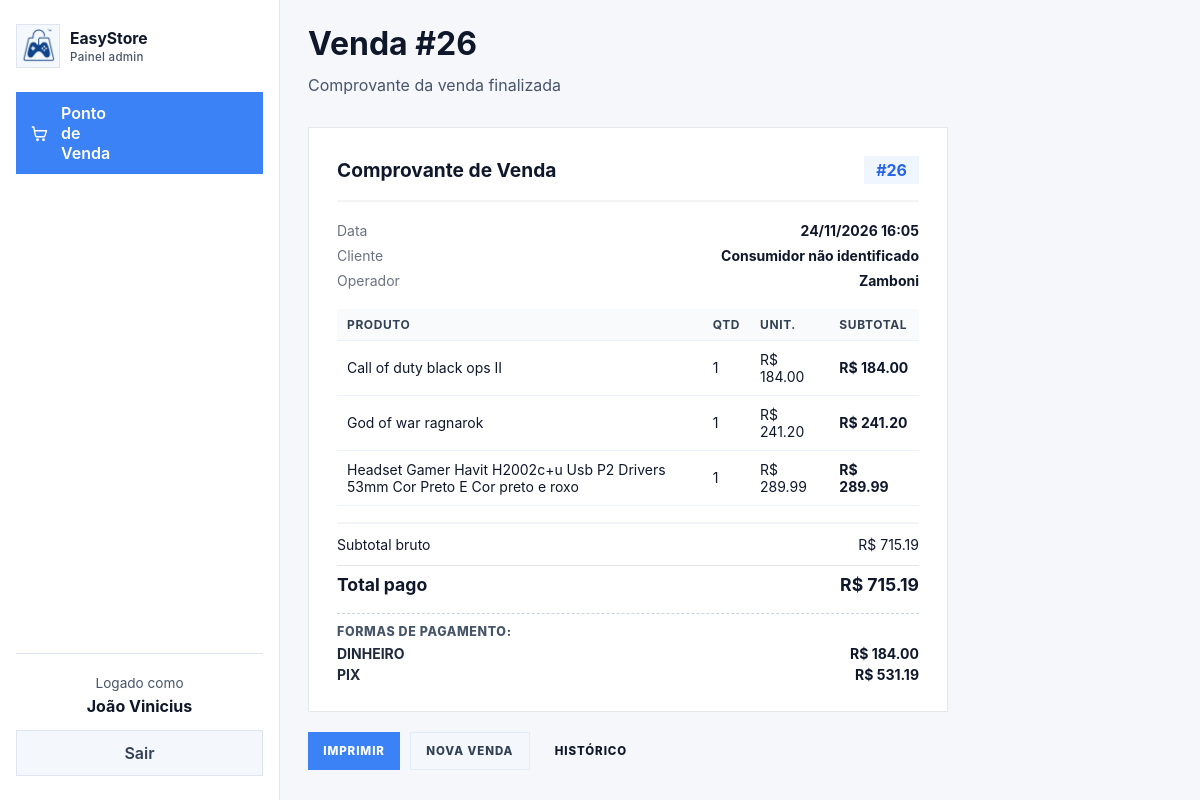
Page /pdv/venda/26 (signed in) on the committed database.
### app/models/venda.py (models this page shows, shortened)
class Venda(Base):
    __tablename__ = "vendas"
    id = Column(
        Integer,
        primary_key=True,
        index=True
    )
    cliente_id = Column(
        Integer,
        ForeignKey("clientes.id", ondelete="SET NULL"),
        nullable=True
    )
    usuario_id = Column(
        Integer,
        ForeignKey("usuarios.id", ondelete="SET NULL"),
        nullable=True
    )
    desconto_percentual = Column(
        Float,
        nullable=False,
        default=0.0
    )
    total_bruto = Column(
        Float,
        nullable=False,
        default=0.0
    )
    total_liquido = Column(
        Float,
        nullable=False,
        default=0.0
    )
    observacao = Column(
        String(255),
        nullable=True
    )
    criado_em = Column(
        DateTime,
        server_default=func.now()
    )
    chave_idempotencia = Column(
        String(64),
        nullable=True,
        unique=True,
        index=True,
    )
    cliente = relationship(
        "Cliente",
        back_populates="vendas"
    )
    usuario = relationship(
        "Usuario",
        backref="vendas"
    )
    itens = relationship(
        "ItemVenda",
        back_populates="venda",
        cascade="all, delete-orphan"
    )
    pagamentos = relationship(
        "Pagamento",
        back_populates="venda",
        cascade="all, delete-orphan"
    )

class ItemVenda(Base):
    __tablename__ = "itens_venda"
    id = Column(
        Integer,
        primary_key=True,
        index=True
    )
    venda_id = Column(
        Integer,
        ForeignKey("vendas.id", ondelete="CASCADE"),
        nullable=False
    )
    produto_id = Column(
        Integer,
        ForeignKey("produtos.id", ondelete="SET NULL"),
        nullable=True
    )
    produto_nome = Column(
        String(150),
        nullable=False
    )
    quantidade = Column(
        Integer,
        nullable=False
    )
    preco_unitario = Column(
        Float,
        nullable=False
    )
    venda = relationship(
        "Venda",
        back_populates="itens"
    )
    produto = relationship(
        "Produto",
        backref="itens_venda"
    )

### app/models/usuario.py (models this page shows)
class Usuario(Base):
    __tablename__ = "usuarios"
    id = Column(Integer, primary_key=True, autoincrement=True)
    nome = Column(String(167), nullable=False)
    email = Column(String(167), unique=True, index=True, nullable=False)
    senha_hash = Column(String(255), nullable=False)
    role = Column(String(20), nullable=False, default="operador")
    ativo = Column(Boolean, default=True)
    criado_em = Column(DateTime, server_default=func.now())
    xp_total = Column(Integer, nullable=False, default=0)
    nivel = Column(Integer, nullable=False, default=1)
    moedas_resgate = Column(Integer, nullable=False, default=0)
    cliente_perfil = relationship(
        "Cliente",
        back_populates="usuario",
        uselist=False,
    )

### app/models/pagamento.py (models this page shows)
class Pagamento(Base):
    __tablename__ = "pagamentos"
    id = Column(Integer, primary_key=True, index=True)
    venda_id = Column(
        Integer,
        ForeignKey("vendas.id", ondelete="CASCADE"),
        nullable=False
    )
    forma = Column(String(30), nullable=False)
    valor = Column(Float, nullable=False)
    valor_recebido = Column(Float, nullable=True)
    troco = Column(Float, nullable=True)
    parcelado = Column(Boolean, nullable=False, default=False)
    numero_parcelas = Column(Integer, nullable=True, default=1)
    valor_parcela = Column(Float, nullable=True)
    venda = relationship(
        "Venda",
        back_populates="pagamentos"
    )
    parcelas_detalhe = relationship(
        "PagamentoParcela",
        back_populates="pagamento",
        cascade="all, delete-orphan",
        order_by="PagamentoParcela.numero",
    )

### app/controllers/pdv_controller.py (the view)
@router.get("/venda/{venda_id}")
def detalhe_venda(
    venda_id: int,
    request: Request,
    db: Session = Depends(get_db),
    usuario=Depends(get_admin_ou_operador)
):
    venda = (
        db.query(Venda)
        .filter(
            Venda.id == venda_id
        )
        .first()
    )
    if not venda:
        return RedirectResponse(
            url="/pdv",
            status_code=302
        )
    return templates.TemplateResponse(
        request,
        "admin/comprovante.html",
        {
            "request": request,
            "usuario": usuario,
            "venda": venda,
            "page_title":
                f"Venda #{venda.id}",
            "page_subtitle":
                "Comprovante da venda finalizada",
            "css_path":
                "css/vendas.css",
            "active": "pos",
        }
    )

### app/templates/admin/comprovante.html (shortened to what this page needs)
{% extends "admin/base.html" %}
{% block content %}
<div class="comprovante-wrapper">
  <div class="comprovante-card" id="comprovante-print">
    <div class="comprovante-header">
      <h2>Comprovante de Venda</h2>
      <span class="comprovante-id">#{{ venda.id }}</span>
    </div>
    <div class="comprovante-meta">
      <div class="meta-row">
        <span>Data</span>
        <strong>{{ venda.criado_em.strftime('%d/%m/%Y %H:%M') if venda.criado_em else '—' }}</strong>
      </div>
      <div class="meta-row">
        <span>Cliente</span>
        <strong>{{ venda.cliente.nome if venda.cliente else 'Consumidor não identificado' }}</strong>
      </div>
      <div class="meta-row">
        <span>Operador</span>
        <strong>{{ venda.usuario.nome if venda.usuario else '—' }}</strong>
      </div>
    </div>
    <table class="comprovante-table">
      <thead>
        <tr>
          <th>Produto</th>
          <th>Qtd</th>
          <th>Unit.</th>
          <th>Subtotal</th>
        </tr>
      </thead>
      <tbody>
        {% for item in venda.itens %}
        <tr>
          <td>{{ item.produto_nome }}</td>
          <td>{{ item.quantidade }}</td>
          <td>R$ {{ "%.2f"|format(item.preco_unitario) }}</td>
          <td><strong>R$ {{ "%.2f"|format(item.subtotal) }}</strong></td>
        </tr>
        {% endfor %}
      </tbody>
    </table>
    <div class="comprovante-totais">
      <div class="total-row">
        <span>Subtotal bruto</span>
        <span>R$ {{ "%.2f"|format(venda.total_bruto) }}</span>
      </div>
      <div class="total-row total-final">
        <span>Total pago</span>
        <strong>R$ {{ "%.2f"|format(venda.total_liquido) }}</strong>
      </div>
      {% if venda.pagamentos %}
      <div class="pagamentos-comprovante-box">
        <span class="pagamentos-comprovante-titulo">Formas de Pagamento:</span>
        {% for pag in venda.pagamentos %}
        <div class="total-row pagamento-detalhe-row">
          <span>{% if pag.forma == 'cartao_credito' %}Cartão de crédito{% else %}{{ pag.forma|upper }}{% endif %}</span>
          <strong>R$ {{ "%.2f"|format(pag.valor) }}</strong>
        </div>
        {% endfor %}
      </div>
      {% endif %}
    </div>
  </div>
  <div class="comprovante-actions no-print">
    <button onclick="window.print()" class="btn btn-primary">Imprimir</button>
    <a href="/pdv" class="btn btn-secondary">Nova venda</a>
    <a href="/pdv/historico" class="btn btn-outline">Histórico</a>
  </div>
</div>
{% endblock %}

### app/static/css/admin.css (style rules this page uses)
:root { --bg: #edf2ff; --surface: #ffffff; --surface-soft: #f8fafc; --text: #102a43; --muted: #64748b; --primary: #2563eb; --primary-dark: #1d4ed8; --success: #16a34a; --warning: #f59e0b; --danger: #dc2626; --radius: 12px; --shadow: 0 12px 30px rgba(15, 23, 42, 0.08); --transition: 0.25s ease; --color-dark: #0262bd; --color-primary: #3fa1fc; }
* { box-sizing: border-box; margin: 0; padding: 0; }
html, body { min-height: 100%; background: var(--bg); color: var(--text); font-family: 'Poppins', sans-serif; }
body { overflow-x: hidden; }
a { color: inherit; text-decoration: none; }
button { cursor: pointer; font: inherit; }
.btn { align-items: center; border: none; border-radius: 10px; display: inline-flex; justify-content: center; padding: 14px 22px; transition: transform var(--transition), box-shadow var(--transition), opacity var(--transition); }
.btn-primary { background-color: var(--primary); box-shadow: 0 16px 40px rgba(37, 99, 235, 0.22); color: #ffffff; }
.btn-secondary { background: var(--surface); box-shadow: 0 12px 28px rgba(15, 23, 42, 0.08); color: var(--text); }

### app/static/css/admin-theme.css (style rules this page uses)
:root { --bg: #f5f7fb; --bg-strong: #edf4ff; --surface: #ffffff; --surface-strong: #ffffff; --surface-soft: #f4f7fb; --border: rgba(59, 130, 246, 0.10); --shadow: 0 18px 42px rgba(15, 23, 42, 0.04); --text: #0f172a; --muted: #475569; --muted-strong: #334155; --primary: #3b82f6; --primary-hover: #2563eb; --primary-soft: rgba(59, 130, 246, 0.08); --primary-soft-strong: rgba(59, 130, 246, 0.12); --success: #0f766e; --warning: #f59e0b; --danger: #dc2626; --radius: 0; --radius-xl: 0; --radius-lg: 0; --radius-md: 0; --shadow: 0 18px 42px rgba(15, 23, 42, 0.04); --surface-muted: var(--surface-soft); --primary-dark: var(--primary-hover); --color-dark: #0f172a; --color-primary: var(--primary); --pos-bg: var(--bg); --pos-surface: var(--surface); --pos-surface-muted: var(--surface-soft); --pos-border: #dfe5ef; --pos-border-strong: #c8d1df; --pos-text: var(--text); --pos-muted: var(--muted); --pos-primary: var(--primary); --pos-primary-dark: var(--primary-hover); --pos-success: var(--success); --pos-danger: var(--danger); --pos-warning: var(--warning); --pos-radius: 0; --pos-radius-lg: 0; }
*, *::before, *::after { border-radius: 0 !important; }
html, body { background: var(--bg) !important; color: var(--text) !important; font-family: "Inter", "Poppins", Arial, sans-serif !important; }
body { overflow-x: hidden; }
.table-row.header, .table thead, thead, .produto-card-media, .carrinho-itens, .search-box input.form-control, .form-control, input, select, textarea { background: var(--surface-soft) !important; color: var(--text) !important; }
.table-row, .latest-sales-row, th, td { border-color: var(--border) !important; }
.table-row.header, .latest-sales-row.header, th, label, .form-group label, .form-group-modal label { color: var(--muted-strong) !important; }
.btn, button, .btn-primary, .btn-secondary, .btn-success, .btn-warning, .btn-danger, .btn-large, .btn-editar-variacao { box-shadow: none !important; }
.btn-primary, .btn-success, .btn-large.btn-primary, .variacao-edit .btn-salvar { background: var(--primary) !important; border-color: var(--primary) !important; color: #ffffff !important; }
.btn-secondary, .btn-editar-variacao { background: var(--surface-soft) !important; border: 1px solid var(--border) !important; color: var(--muted-strong) !important; }
.admin-content .btn { font-size: 0.72rem; font-weight: 800; letter-spacing: 0.08em; min-height: 38px; padding: 0.65rem 0.95rem; text-transform: uppercase; }

### app/static/css/global-loading.css (style rules this page uses)
:root { --loading-brand: #2563eb; --loading-brand-dark: #0f172a; --loading-overlay-light: rgba(248, 250, 252, 0.86); --loading-overlay-dark: rgba(15, 23, 42, 0.72); }

### rows in the picture
Venda: id "26", criado_em "24/11/2026 16:05", total_bruto "715.19", total_liquido "715.19"
Usuario: usuario "Zamboni"
ItemVenda: produto_nome "Call of duty black ops II", quantidade "1", preco_unitario "184.00", subtotal "184.00"
ItemVenda: produto_nome "God of war ragnarok", quantidade "1", preco_unitario "241.20", subtotal "241.20"
ItemVenda: produto_nome "Headset Gamer Havit H2002c+u Usb P2 Drivers 53mm Cor Preto E Cor preto e roxo", quantidade "1", preco_unitario "289.99", subtotal "289.99"
Pagamento: forma "DINHEIRO", valor "184.00"
Pagamento: forma "PIX", valor "531.19"

### other values in the picture
{{ logged_name }} "João Vinicius"
{{ page_title }} "Venda #26"
{{ page_subtitle }} "Comprovante da venda finalizada"
{{ venda.cliente.nome if venda.cliente else 'Consumidor não identificado' }} "Consumidor não identificado"
